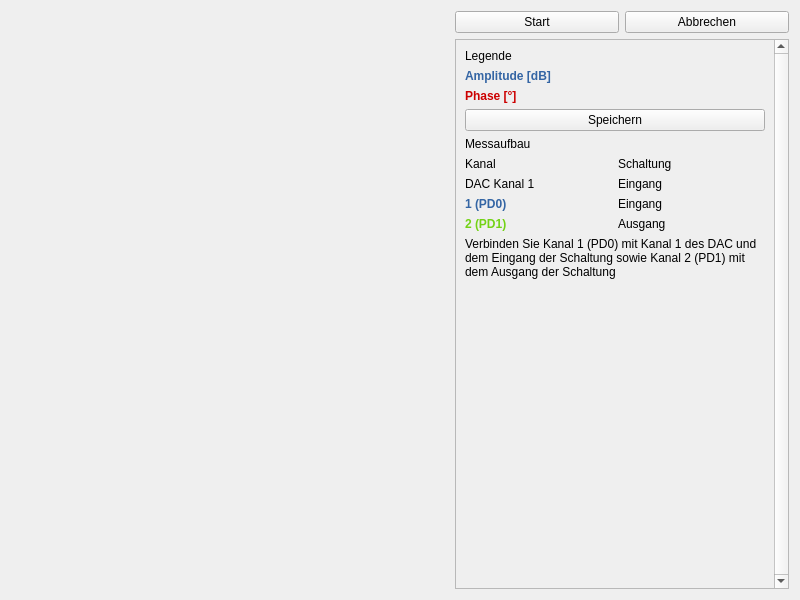
<?xml version="1.0" encoding="UTF-8"?>
<ui version="4.0">
 <class>gui::FrequencyForm</class>
 <widget class="QWidget" name="gui::FrequencyForm">
  <property name="geometry">
   <rect>
    <x>0</x>
    <y>0</y>
    <width>800</width>
    <height>600</height>
   </rect>
  </property>
  <property name="sizePolicy">
   <sizepolicy hsizetype="Expanding" vsizetype="Expanding">
    <horstretch>0</horstretch>
    <verstretch>0</verstretch>
   </sizepolicy>
  </property>
  <property name="windowTitle">
   <string>Form</string>
  </property>
  <layout class="QHBoxLayout" name="horizontalLayout_2">
   <item>
    <widget class="QwtPlot" name="plot">
     <property name="sizePolicy">
      <sizepolicy hsizetype="Expanding" vsizetype="Expanding">
       <horstretch>0</horstretch>
       <verstretch>0</verstretch>
      </sizepolicy>
     </property>
    </widget>
   </item>
   <item>
    <layout class="QVBoxLayout" name="verticalLayout_2">
     <item>
      <layout class="QHBoxLayout" name="horizontalLayout">
       <item>
        <widget class="QPushButton" name="startButton">
         <property name="text">
          <string>Start</string>
         </property>
        </widget>
       </item>
       <item>
        <widget class="QPushButton" name="stopButton">
         <property name="text">
          <string>Abbrechen</string>
         </property>
        </widget>
       </item>
      </layout>
     </item>
     <item>
      <widget class="QScrollArea" name="scrollArea">
       <property name="sizePolicy">
        <sizepolicy hsizetype="Minimum" vsizetype="Expanding">
         <horstretch>0</horstretch>
         <verstretch>0</verstretch>
        </sizepolicy>
       </property>
       <property name="verticalScrollBarPolicy">
        <enum>Qt::ScrollBarAlwaysOn</enum>
       </property>
       <property name="horizontalScrollBarPolicy">
        <enum>Qt::ScrollBarAsNeeded</enum>
       </property>
       <property name="widgetResizable">
        <bool>true</bool>
       </property>
       <widget class="QWidget" name="scrollAreaWidgetContents">
        <property name="geometry">
         <rect>
          <x>0</x>
          <y>0</y>
          <width>318</width>
          <height>548</height>
         </rect>
        </property>
        <property name="styleSheet">
         <string notr="true">#ch1Label {
	color: #3465a4;
	font-weight: bold;
}
#ch2Label {
	color: #73d216;
	font-weight: bold;
}
#amplitudeLabel {
	color: #3465a4;
	font-weight: bold;
}
#phaseLabel {
	color: #cc0000;
	font-weight: bold;
}</string>
        </property>
        <layout class="QVBoxLayout" name="verticalLayout">
         <item>
          <widget class="QLabel" name="label">
           <property name="text">
            <string>Legende</string>
           </property>
          </widget>
         </item>
         <item>
          <widget class="QLabel" name="amplitudeLabel">
           <property name="text">
            <string>Amplitude [dB]</string>
           </property>
          </widget>
         </item>
         <item>
          <widget class="QLabel" name="phaseLabel">
           <property name="text">
            <string>Phase [°]</string>
           </property>
          </widget>
         </item>
         <item>
          <widget class="QPushButton" name="saveButton">
           <property name="minimumSize">
            <size>
             <width>300</width>
             <height>0</height>
            </size>
           </property>
           <property name="text">
            <string>Speichern</string>
           </property>
          </widget>
         </item>
         <item>
          <widget class="QLabel" name="label_2">
           <property name="text">
            <string>Messaufbau</string>
           </property>
          </widget>
         </item>
         <item>
          <layout class="QGridLayout" name="gridLayout">
           <item row="2" column="1">
            <widget class="QLabel" name="label_5">
             <property name="text">
              <string>Eingang</string>
             </property>
            </widget>
           </item>
           <item row="2" column="0">
            <widget class="QLabel" name="ch1Label">
             <property name="text">
              <string>1 (PD0)</string>
             </property>
            </widget>
           </item>
           <item row="3" column="0">
            <widget class="QLabel" name="ch2Label">
             <property name="text">
              <string>2 (PD1)</string>
             </property>
            </widget>
           </item>
           <item row="0" column="1">
            <widget class="QLabel" name="label_9">
             <property name="text">
              <string>Schaltung</string>
             </property>
            </widget>
           </item>
           <item row="3" column="1">
            <widget class="QLabel" name="label_4">
             <property name="text">
              <string>Ausgang</string>
             </property>
            </widget>
           </item>
           <item row="1" column="0">
            <widget class="QLabel" name="label_6">
             <property name="text">
              <string>DAC Kanal 1</string>
             </property>
            </widget>
           </item>
           <item row="1" column="1">
            <widget class="QLabel" name="label_7">
             <property name="text">
              <string>Eingang</string>
             </property>
            </widget>
           </item>
           <item row="0" column="0">
            <widget class="QLabel" name="label_8">
             <property name="text">
              <string>Kanal</string>
             </property>
            </widget>
           </item>
          </layout>
         </item>
         <item>
          <widget class="QLabel" name="label_3">
           <property name="text">
            <string>Verbinden Sie Kanal 1 (PD0) mit Kanal 1 des DAC und dem Eingang der Schaltung sowie Kanal 2 (PD1) mit dem Ausgang der Schaltung</string>
           </property>
           <property name="wordWrap">
            <bool>true</bool>
           </property>
          </widget>
         </item>
         <item>
          <spacer name="verticalSpacer">
           <property name="orientation">
            <enum>Qt::Vertical</enum>
           </property>
           <property name="sizeHint" stdset="0">
            <size>
             <width>20</width>
             <height>272</height>
            </size>
           </property>
          </spacer>
         </item>
        </layout>
       </widget>
      </widget>
     </item>
    </layout>
   </item>
  </layout>
 </widget>
 <customwidgets>
  <customwidget>
   <class>QwtPlot</class>
   <extends>QFrame</extends>
   <header>qwt_plot.h</header>
   <container>1</container>
  </customwidget>
 </customwidgets>
 <resources/>
 <connections/>
</ui>
